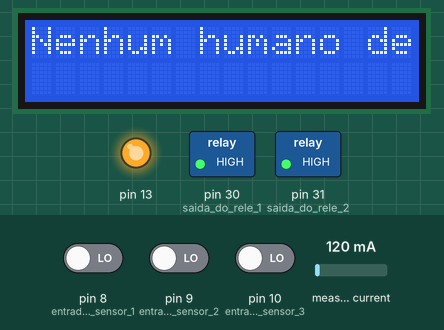
Recording of a sketch running on a simulated Arduino Mega 2560, built with avr-gcc and run on an emulated ATmega2560. Shown: 16×2 character LCD, switched loads named in the sketch (green lamp = pin HIGH), output pins drawn as LEDs (lit = HIGH). Wiring (inferred from the names in the program): DS1307 clock at I2C address 0x68. Inputs (shaded band) come from the test bench; at power-on: pin 8 (entrada_do_sensor_1) LOW, pin 9 (entrada_do_sensor_2) LOW, pin 10 (entrada_do_sensor_3) LOW, measured current 120 mA. WiFi joins after 1.5 s; servers stay silent unless stated; the local clock reads 2024-03-15 10:24:30 at power-on unless the sketch sets it; what the sketch prints to the serial monitor is not drawn.

Above: at 2.7 s.
2.8 s: pin 8 (entrada_do_sensor_1) driven HIGH
At 3.8 s:
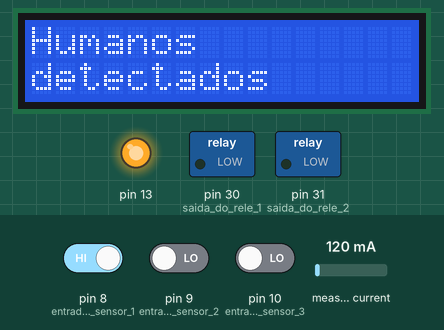
4.6 s: pin 8 (entrada_do_sensor_1) driven LOW
At 5.8 s:
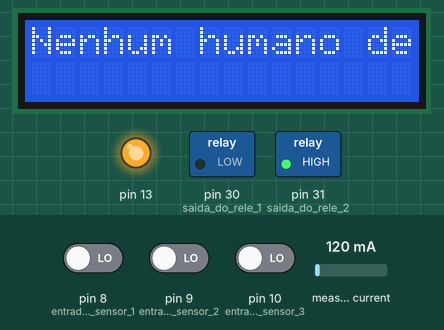
6.8 s: pin 9 (entrada_do_sensor_2) driven HIGH
At 9.0 s:
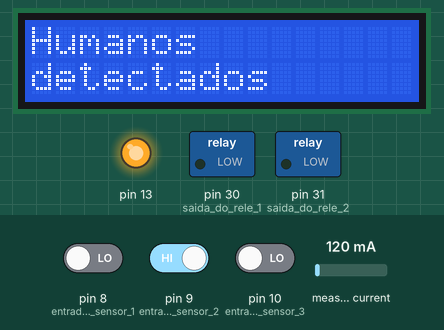
9.4 s: pin 9 (entrada_do_sensor_2) driven LOW
At 11.7 s:
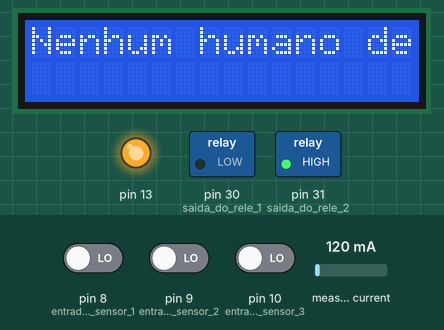
Timing chart, 0 to 13.0 s (numbered marks = the images above; inputs shaded):
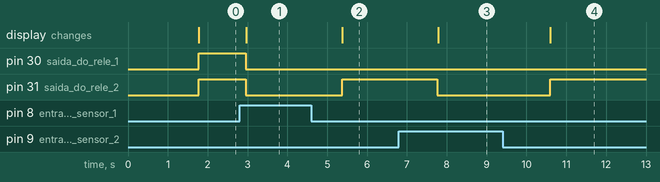

The sketch:

codigo_final.ino
```cpp
#include <LiquidCrystal_I2C.h>
#include <WiFiEsp.h>
#include "Wire.h"
#include "EmonLib.h"
#define DS1307_ADDRESS 0x68
EnergyMonitor SensorAmp;

String h = "35";
byte zero = 0x00;
bool estadoSensor1;
bool estadoSensor2;
bool estadoSensor3;
bool estadoSensor4;
bool estadoSensor5;
bool estadoSensor6;
bool estadoSensor7;
int segundos;
int minutos;
int horas;
int SCT = A0;
int t;
int V = 127;

int status;
LiquidCrystal_I2C lcd(0x27, 16, 2); // Criando um LCD de 16x2 no endereço 0x20

// Configuracao de conexao
char ssid[] = "CEEAC";
char pass[] = "c33@ufac";
// -------------------------
char server[] = "medidor.ceeac.org";
WiFiEspClient client;

void setup() {
  SensorAmp.current(SCT, 60.606); //Calibracao do sensor de corrente
  lcd.init();                 // Inicializando o LCD
  lcd.backlight();            // Ligando o BackLight do LCD
  Serial.begin(115200);
  Serial1.begin(115200);
  Wire.begin();

  pinMode(30, OUTPUT); //saida do rele 1
  pinMode(31, OUTPUT); //saida do rele 2
  pinMode(8, INPUT); //entrada do sensor 1
  pinMode(9, INPUT); //entrada do sensor 2
  pinMode(10, INPUT); //entrada do sensor 3
  pinMode(13,OUTPUT);
  digitalWrite(13,HIGH);

  LigarAC(true);
  LigarLampadas(true);

  setupWiFi();
}
void loop() {


  double Irms = SensorAmp.calcIrms(1480); //Calcula o valor da corrente

  estadoSensor1 = digitalRead(8);
  estadoSensor2 = digitalRead(9);
  estadoSensor3 = digitalRead(10);


  lcd.clear();
  lcd.setCursor(0, 0);

  if (estadoSensor1 || estadoSensor2 || estadoSensor3) {
    LigarLampadas(true);
    LigarAC(true);

    lcd.print("Humanos");
    lcd.setCursor(0, 1);
    lcd.print("detectados");
    if (t == 5) {
      EnviarTexto("Humanos_detectados");
      EnviarDados(V, Irms);
    }
  }

  else

  {
    lcd.print("Nenhum humano detectado");

    LigarLampadas(false);
    if (horas < 6 || horas > 21) {
      LigarAC(false);
      if (t == 5) {
        EnviarTexto("Ar_condicionado_desligado.");

      }
    }
    if (t == 5) {
      EnviarTexto("Nenhum_humano_detectado");
      EnviarTexto("Lampadas_desligadas");
      EnviarDados(V, Irms);
    }
  }


  // ----------- ENVIAR A CADA 15 MINUTOS ----------------
  /*if (minutos % 15 == 0) {
    if (status != WL_CONNECTED) {
      setupWiFi();
    }
    if (status == WL_CONNECTED) {
      EnviarDados(V, Irms);
    }
  }*/

  t++;

  if (t > 5) {
    t = 0;
  }

  Mostrahoras();
  Serial.println(Irms);
  delay(1000);
}


// -------------------- FUNÇÕES DE ATIVAÇÃO E DESATIVAÇÃO DOS RELÉS --------------------

void LigarLampadas(bool sn) {
  if (sn) {
    digitalWrite(31, LOW);
  }
  else {
    digitalWrite(31, HIGH);
  }
}

void LigarAC(bool sn) {
  if (sn) {
    digitalWrite(30, LOW);
  }
  else {
    digitalWrite(30, HIGH);
  }
}

// -------------------- FUNÇÕES DE COMUNICAÇÃO COM O SERVIDOR --------------------

void setupWiFi()
{
  //Serial onde esta o ESP-01 com o firmware AT ja instalado
  WiFi.init(&Serial1);

  Serial.print("Conectando a ");
  Serial.println(ssid);

  status = WL_IDLE_STATUS;

  for (int i = 0; i < 2; i++) {
    status = WiFi.begin(ssid, pass);
    if (status == WL_CONNECTED) {
      Serial.println();
      Serial.println("Conectado");

      IPAddress localIP = WiFi.localIP();
      Serial.print("IP: ");
      Serial.println(localIP);
      break;
    }
    else {
      Serial.println("Nao conectado");
    }

    delay(1000);
  }
}

void EnviarDados(float tensao, float corrente) {
  // Converte os argumentos de inteiros para strings (necessario para realizar o GET)
  String t = String(tensao);
  String c = String(corrente);
  String p = String(tensao * corrente);
  Serial.println("Inicializando requisicao para envio de valores numericos.");
  if (client.connect(server, 80)) {
    Serial.println("Conectado ao servidor.");
    String url = "/index.php/Inserir/medicao/" + t + "/" + c + "/" + p;
    client.println("GET " + url + " HTTP/1.1");
    client.println("Host: medidor.ceeac.org");
    client.println("Connection: keep-alive");
    url = "/index.php/Inserir/texto/" + h + "/";
    client.println("GET " + url + " HTTP/1.1");
    client.println("Host: medidor.ceeac.org");
    client.println();
    client.stop();


  }
  Serial.println("Requisicao finalizada.");
  Serial.println("");
}

void EnviarTexto(String numero) {
  // Converte os argumentos de inteiros para strings (necessario para realizar o GET)
  //delay(2000);
  //String mensagem = String(numero);
  Serial.println("Inicializando requisicao para envio de texto.");
  if (client.connect(server, 80)) {
    Serial.println("Conectado ao servidor.");
    String url = "/index.php/Inserir/texto/" + numero;
    client.println("GET " + url + " HTTP/1.1");
    client.println("Host: medidor.ceeac.org");
    client.println("Connection: keep-alive");
    client.println();
    client.stop();
  }
  Serial.println("Requisicao finalizada.");
  Serial.println("");
}

// -------------------- FUNÇÕES DO RTC --------------------

void Mostrahoras()
{
  Wire.beginTransmission(DS1307_ADDRESS);
  Wire.write(zero);
  Wire.endTransmission();
  Wire.requestFrom(DS1307_ADDRESS, 7);
  segundos = BCDtoDecimal(Wire.read());
  minutos = BCDtoDecimal(Wire.read());
  horas = BCDtoDecimal(Wire.read() & 0b111111);
}

byte BCDtoDecimal(byte var)  { //Converte de BCD para decimal
  return ( (var / 16 * 10) + (var % 16) );
}
```

Measured:
- after the input at 2.8 s, pin 30 (saida_do_rele_1), pin 31 (saida_do_rele_2): HIGH → LOW after 0.15 s; the display: changes after 0.17 s (image 1)
- after the input at 4.6 s, pin 31 (saida_do_rele_2): LOW → HIGH after 0.78 s; the display: changes after 0.78 s (image 2)
- after the input at 6.8 s, pin 31 (saida_do_rele_2): HIGH → LOW after 0.96 s; the display: changes after 0.98 s (image 3)
- after the input at 9.4 s, pin 31 (saida_do_rele_2): LOW → HIGH after 1.2 s; the display: changes after 1.2 s (image 4)
